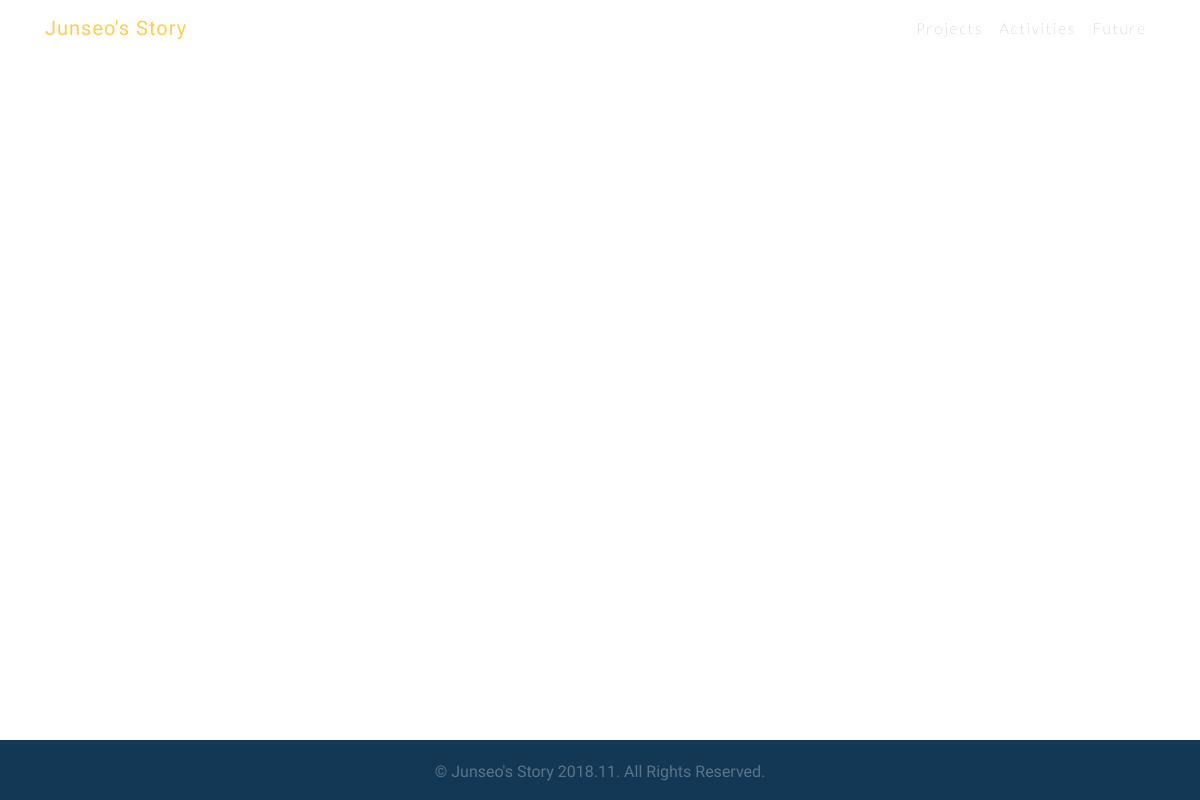
The page /en/projects/ on the database as committed earlier.
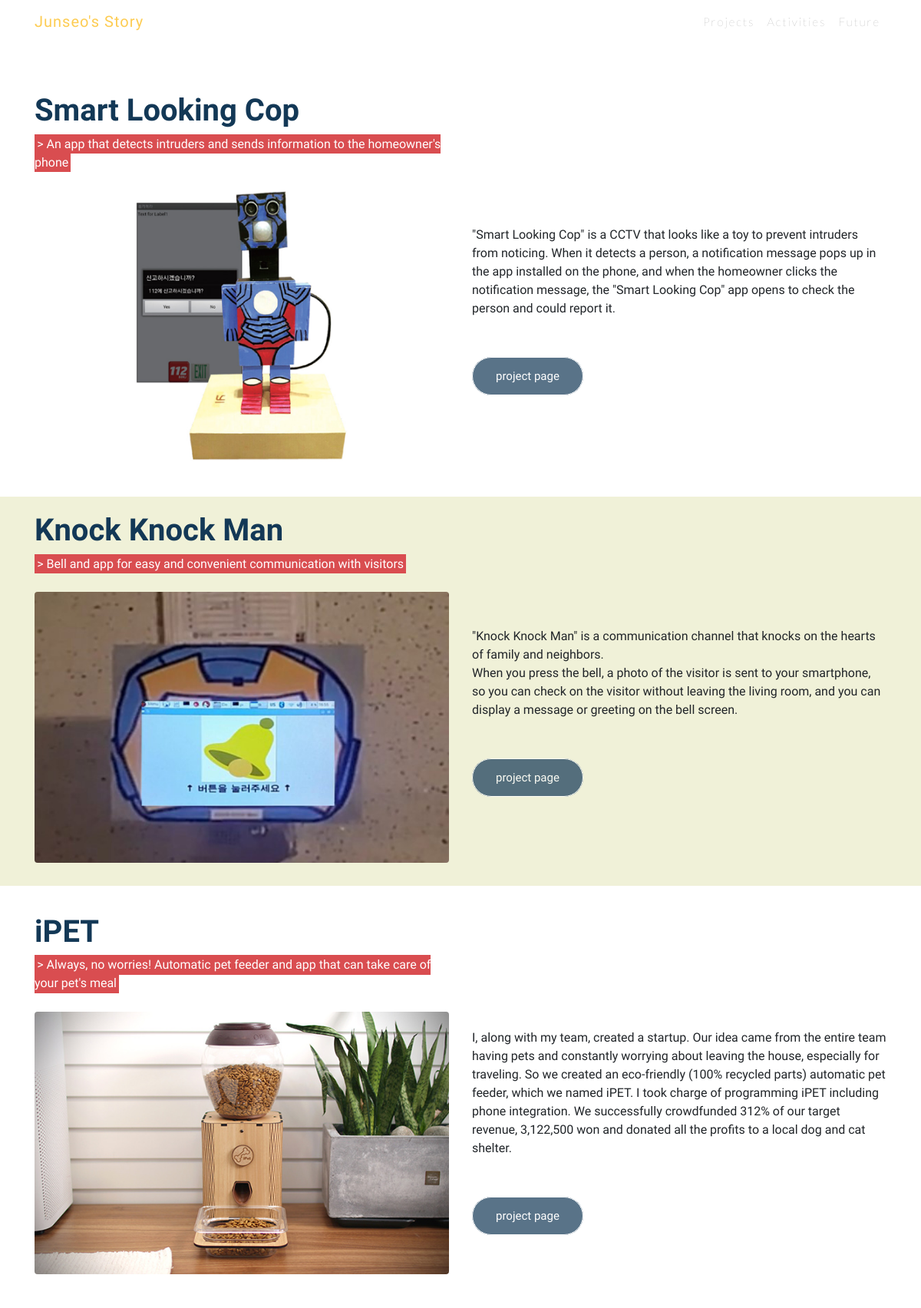
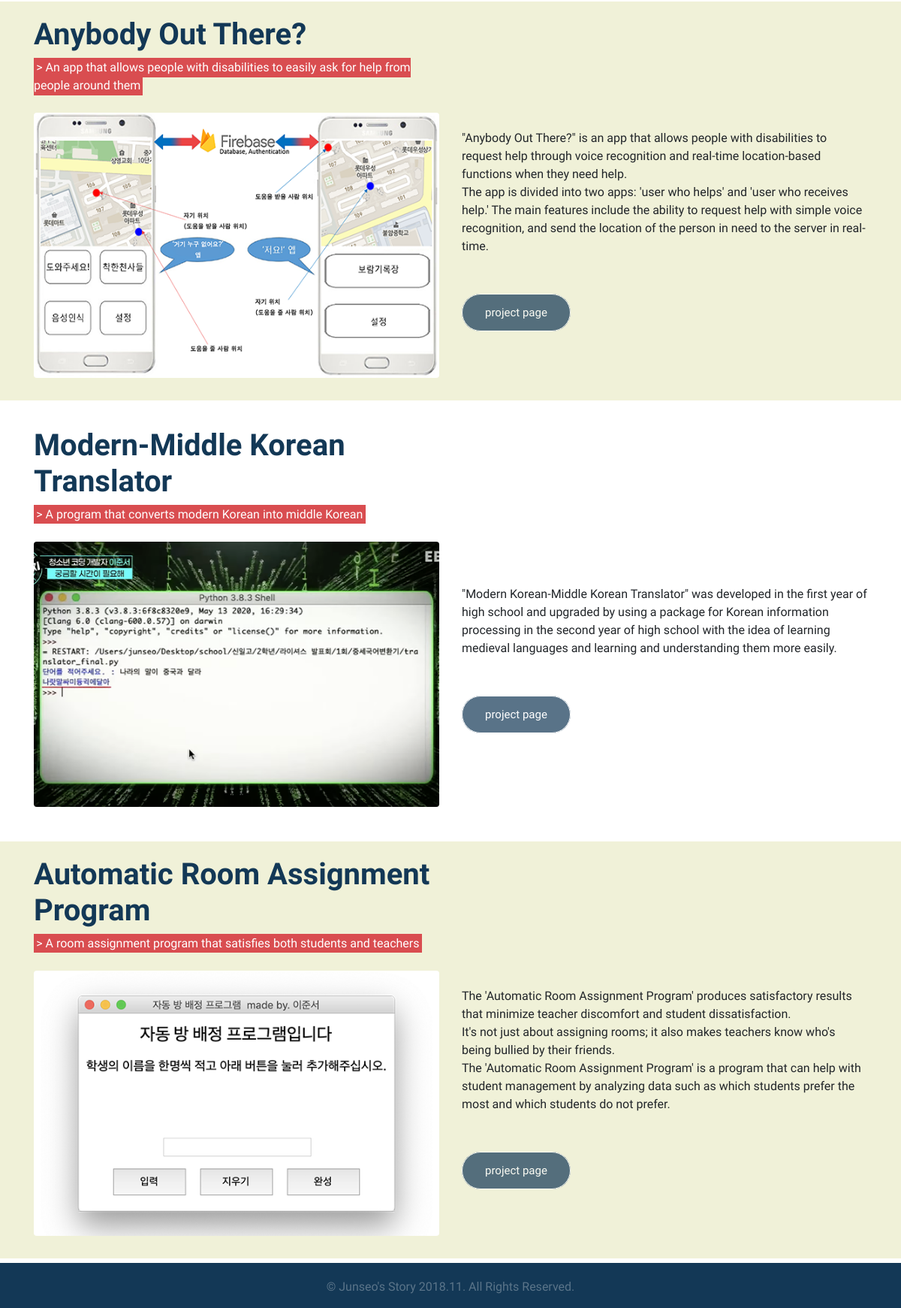
The same page on the database as committed later (2 pictures, top to bottom).
### myApp/models.py (models this page shows, shortened)
class en_Project(models.Model):
    nick = models.CharField(default='', max_length=10)
    title = models.CharField(max_length=50)
    color = models.CharField(default='white', max_length=30)
    summary = models.CharField(max_length=500)
    detail = models.TextField()
    link = models.URLField(default="www.naver.com", max_length=150)
    photo = models.ImageField(blank=True, upload_to="image")

### myApp/views.py (the view)
# urls.py: path('en/projects/', views.en_proj_list, name='en_projects'),
def en_proj_list(request):
    en_proj_list = en_Project.objects.all()
    context = {'en_proj_list' : en_proj_list}
    return render(
        request,
        'en/projects.html',
        context
    )

### myApp/templates/en/projects.html (shortened to what this page needs)
{% extends "en_base.html" %}
{% load static %}
{% load staticfiles %}
{% block extrastyle %}
    {% static "myApp/projects.css" %}
{% endblock %}
    {% block content %}
    <div style="height:100px; background-color:transparent;">
    </div>
      {% for proj in en_proj_list %}
      <div class="container-fluid" style="background-color: {{ proj.color }};">
      <section id="{{ proj.nick }}" style="padding-top:20px; padding-bottom:30px;">
        <div class="container">
          <div class="row">
            <div class="col-md-6 col-sm-12">
              <h1 id="title" style="color:#133856;">{{ proj.title }}</h1>
              <mark style="background-color:#D94D50; color: white;">>  {{ proj.summary }}</mark>
            </div>
          </div>
        </div><br>
        <div class="container">
          <div class="row">
            <div class="item col-md-6 col-sm-12">
              <img class="rounded" src="{{ proj.photo.url }}" style="width: 100%; height: auto;"/>
            </div>
            <div class="col-md-6 col-sm-12">
              <div id="container">
                <div id="content">
                  {{ proj.detail|linebreaks }}<br><br>
                  <a class="btn-proj" href="{{ proj.link }}" target="_blank">project page</a>
                </div>
              </div>
            </div>
          </div>
        </div>
      </section>
    </div>
      {% endfor %}
    {% endblock %}

### templates/en_base.html (shortened to what this page needs)
{% load static %}
{% load staticfiles %}
<!DOCTYPE html>
<html>
  <head>
    <link rel="stylesheet" href="https://maxcdn.bootstrapcdn.com/bootstrap/4.0.0/css/bootstrap.min.css">
    <link rel="stylesheet" href="{% static 'myApp/nav.css' %}" />
    <link rel="stylesheet" type="text/css" href="{% block extrastyle %}{% endblock %}"/>
  </head>
  <body id="page-top">
    <div class="wrap">
        <nav class="navbar navbar-expand-lg navbar-light fixed-top" id="mainNav">
          <div class="container">
            <a class="navbar-brand js-scroll-trigger" href="/en" style="font-weight: 500;">Junseo's Story</a>
            <div class="collapse navbar-collapse justify-content-end" id="navbarResponsive">
              <ul class="navbar-nav ml-auto">
                <li class="nav-item">
                  <a class="nav-link js-scroll-trigger" href="/en/projects">Projects</a>
                </li>
                <li class="nav-item">
                  <a class="nav-link js-scroll-trigger" href="/en/activities">Activities</a>
                </li>
                <li class="nav-item">
                  <a class="nav-link js-scroll-trigger" href="/en/future">Future</a>
                </li>
              </ul>
            </div>
          </div>
        </nav>
          {% block content %}
          {% endblock %}
        <footer>
          <div class="container">
            <p>&copy; Junseo's Story 2018.11. All Rights Reserved.</p>
          </div>
        </footer>
      </div>
    </body>
</html>

### static/myApp/nav.css (style rules this page uses)
html, body { width: 100%; height: 100%; font-family: 'Catamaran', 'Helvetica', 'Arial', 'sans-serif'; }
.wrap { min-height: 100%; position: relative; padding-bottom: 50px; }
footer { margin-top: 20px; padding-top: 20px; position: absolute; bottom: 0; left: 0; right: 0; text-align: center; color: rgba(255, 255, 255, 0.3); background-color: #133856; }
a { color: #fdcc52; -webkit-transition: all .35s; transition: all .35s; }
#mainNav { border-color: rgba(34, 34, 34, 0.05); -webkit-transition: all .35s; transition: all .35s; font-family: 'Catamaran', 'Helvetica', 'Arial', 'sans-serif'; font-weight: 200; letter-spacing: 1px; }
#mainNav .navbar-brand { color: #fdcc52; font-family: 'Catamaran', 'Helvetica', 'Arial', 'sans-serif'; font-weight: 200; letter-spacing: 1px; }
#mainNav .navbar-nav > li > a { font-size: 15px; font-family: 'Lato', 'Helvetica', 'Arial', 'sans-serif'; letter-spacing: 2px; }

### static/myApp/projects.css (style rules this page uses)
body { font-family: 'Titillium Web', sans-serif; }
#title { font-weight: 700; }
#container { display: table; height: 300px; }
#content { display: table-cell; vertical-align: middle; }
.btn-proj { color: white; opacity: 0.7; border: 1px solid; border-radius: 200px; background-color: #133856; font-size: 15px; padding: 15px 30px; }
.item { overflow: hidden; }
.item img { max-width: 100%; -moz-transition: all 0.3s; -webkit-transition: all 0.3s; transition: all 0.3s; }

Rows that differ between the two databases and show on the page:
added en_Project: title "Smart Looking Cop", summary "An app that detects intruders and sends information to the homeowner's phone", photo (picture), detail "\"Smart Looking Cop\" is a CCTV that looks like a toy to prevent intruders from noticing. When it detects a person, a notification message pops up in the app installed on the phone, and when the homeowner clicks the notification message, the \"Smart Looking Cop\" app opens to check the person and could report it.", color "white" (drawn)
added en_Project: title "Knock Knock Man", summary "Bell and app for easy and convenient communication with visitors", photo (picture), detail "\"Knock Knock Man\" is a communication channel that knocks on the hearts of family and neighbors. When you press the bell, a photo of the visitor is sent to your smartphone, so you can check on the visitor without leaving the living room, and you can display a message or greeting on the bell screen.", color "#F0F1D8" (drawn)
added en_Project: title "iPET", summary "Always, no worries! Automatic pet feeder and app that can take care of your pet's meal", photo (picture), detail "I, along with my team, created a startup. Our idea came from the entire team having pets and constantly worrying about leaving the house, especially for traveling. So we created an eco-friendly (100% recycled parts) automatic pet feeder, which we named iPET. I took charge of programming iPET including phone integration. We successfully crowdfunded 312% of our target revenue, 3,122,500 won and donated all the profits to a local dog and cat shelter.", color "white" (drawn)
added en_Project: title "Anybody Out There?", summary "An app that allows people with disabilities to easily ask for help from people around them", photo (picture), detail "\"Anybody Out There?\" is an app that allows people with disabilities to request help through voice recognition and real-time location-based functions when they need help. The app is divided into two apps: 'user who helps' and 'user who receives help.' The main features include the ability to request help with simple voice recognition, and send the location of the person in need to the server in real-time.", color "#F0F1D8" (drawn)
added en_Project: title "Modern-Middle Korean Translator", summary "A program that converts modern Korean into middle Korean", photo (picture), detail "\"Modern Korean-Middle Korean Translator\" was developed in the first year of high school and upgraded by using a package for Korean information processing in the second year of high school with the idea of learning medieval languages and learning and understanding them more easily.", color "white" (drawn)
added en_Project: title "Automatic Room Assignment Program", summary "A room assignment program that satisfies both students and teachers", photo (picture), detail "The 'Automatic Room Assignment Program' produces satisfactory results that minimize teacher discomfort and student dissatisfaction. It's not just about assigning rooms; it also makes teachers know who's being bullied by their friends. The 'Automatic Room Assignment Program' is a program that can help with student management by analyzing data such as which students prefer the most and which students do not prefer.", color "#F0F1D8" (drawn)
